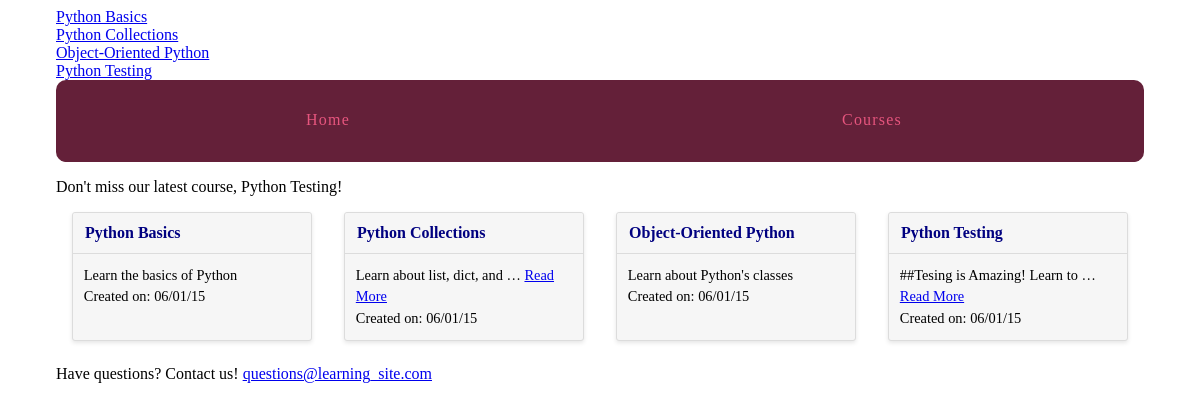
Page /courses/ on the committed database.
### courses/models.py (models this page shows)
class Course(models.Model):
    created_at = models.DateTimeField(auto_now_add=True)
    title = models.CharField(max_length=255)
    description = models.TextField()
    def __str__(self):
        return self.title

### courses/views.py (the view)
def course_list(request):
    courses = Course.objects.all()
    email = 'questions@learning_site.com'
    return render(request, 'courses/course_list.html', {'courses': courses, 'email':email})

### courses/templatetags/course_extras.py (called while the page is built)
@register.simple_tag
def newest_course():
    return Course.objects.latest('created_at')

@register.inclusion_tag('courses/course_nav.html')
def nav_courses_list():
    courses = Course.objects.all()
    return {'courses': courses}

### courses/templates/courses/course_list.html (shortened to what this page needs)
{% extends "layout.html" %}
{% load static from staticfiles %}
{% block static %} <link rel="stylesheet" href="{% static 'courses/css/courses.css' %}">{% endblock %}
{% block content %}
<div class="cards">
    {% for course in courses %}
    <div class="card">
        <header><a href="{% url 'courses:detail' pk=course.pk %}">{{ course.title }}</a></header>
        <div class="card-copy">
            {% if course.description|wordcount <= 5 %}
                {{ course.description }}
            {% else %}
                {{ course.description|truncatewords:5 }}
                <a href = "{% url 'courses:detail' pk=course.pk %}">Read More</a>
            {% endif %}
            <div>Created on: {{ course.created_at|date:"m/d/y"}}</div>
        </div>
    </div>
    {% endfor %}
    <div>Have questions? Contact us! {{ email|urlize }}</div>
</div>
{% endblock %}

### templates/layout.html (shortened to what this page needs)
{% load static from staticfiles %}
{% load course_extras %}
<!doctype html>
<html>
    <head>
        <link rel="stylesheet" href="{% static 'css/layout.css' %}">
        {% block static %}{% endblock %}
    </head>
    <body>
        <div class="site-container">
            <div>{% nav_courses_list %}</div>
            <nav>
                <a href="{% url 'hello_world' %}">Home</a>
                <a href="{% url 'courses:list' %}">Courses</a>
            </nav>
            <p> Don't miss our latest course, {% newest_course %}! </p>
            {% block content %}{% endblock %}
        </div>
    </body>
</html>

### courses/templates/courses/course_nav.html
{% for course in courses %}
<div><a href = "{% url 'courses:detail' pk=course.pk %}">{{ course.title }}</a></div>
{% endfor %}

### assets/css/layout.css (style rules this page uses)
html { box-sizing: border-box; }
*, *::after, *::before { box-sizing: inherit; }
.site-container { max-width: 68em; margin-left: auto; margin-right: auto; }
.site-container::after { clear: both; content: ""; display: table; }
.site-container nav { width: 100%; display: table; width: 100%; table-layout: fixed; border-bottom-left-radius: 10px; border-bottom-right-radius: 10px; border-top-left-radius: 10px; border-top-right-radius: 10px; border-bottom-left-radius: 10px; border-top-left-radius: 10px; border-bottom-right-radius: 10px; border-top-right-radius: 10px; background-color: #642039; margin-bottom: 1em; overflow: hidden; }
.site-container nav a { display: table-cell; width: 8.33333%; padding: 10px; border-bottom: 2px solid #642039; color: #e6557e; letter-spacing: 0.075em; line-height: 60px; text-align: center; text-decoration: none; }
.cards { display: -webkit-box; display: -moz-box; display: box; display: -webkit-flex; display: -moz-flex; display: -ms-flexbox; display: flex; -webkit-box-lines: multiple; -moz-box-lines: multiple; box-lines: multiple; -webkit-flex-wrap: wrap; -moz-flex-wrap: wrap; -ms-flex-wrap: wrap; flex-wrap: wrap; -webkit-box-pack: justify; -moz-box-pack: justify; box-pack: justify; -webkit-justify-content: space-between; -moz-justify-content: space-between; -ms-justify-content: space-between; -o-justify-content: space-between; justify-content: space-between; -ms-flex-pack: justify; }
.card { -webkit-flex-basis: 15em; -moz-flex-basis: 15em; flex-basis: 15em; -ms-flex-preferred-size: 15em; -webkit-flex-grow: 1; -moz-flex-grow: 1; flex-grow: 1; -ms-flex-positive: 1; -webkit-transition: all 0.2s ease-in-out; -moz-transition: all 0.2s ease-in-out; transition: all 0.2s ease-in-out; background-color: #f6f6f6; border-radius: 3px; border: 1px solid gainsboro; box-shadow: 0 2px 4px #e6e6e6; margin: 0 1em 1.5em 1em; position: relative; }
.card header { -webkit-transition: all 0.2s ease-in-out; -moz-transition: all 0.2s ease-in-out; transition: all 0.2s ease-in-out; background-color: #f6f6f6; border-bottom: 1px solid gainsboro; border-radius: 3px 3px 0 0; font-weight: bold; line-height: 1.5em; padding: 0.5em 0.75em; }
.card header a { color: #642039; text-decoration: none; }
.card .card-copy { font-size: 0.9em; line-height: 1.5em; padding: 0.75em 0.75em; }

### courses/static/courses/css/courses.css (style rules this page uses)
.card header a { color: #000080; }

### rows in the picture
Course: title "Python Basics", description "Learn the basics of Python", created_at "06/01/15"
Course: title "Python Collections", description "Learn about list, dict, and …", created_at "06/01/15"
Course: title "Object-Oriented Python", description "Learn about Python's classes", created_at "06/01/15"
Course: title "Python Testing", description "##Tesing is Amazing! Learn to …", created_at "06/01/15"

### other values in the picture
{{ email|urlize }} "questions@learning_site.com"
